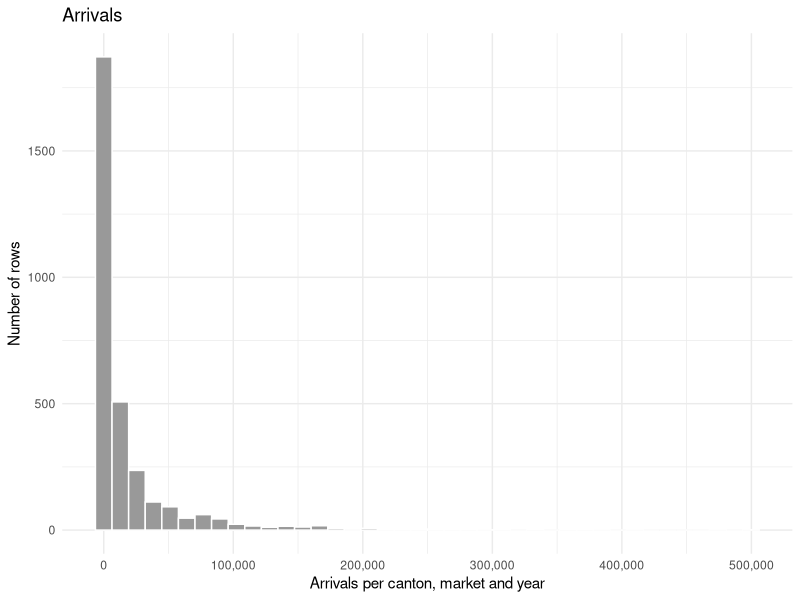
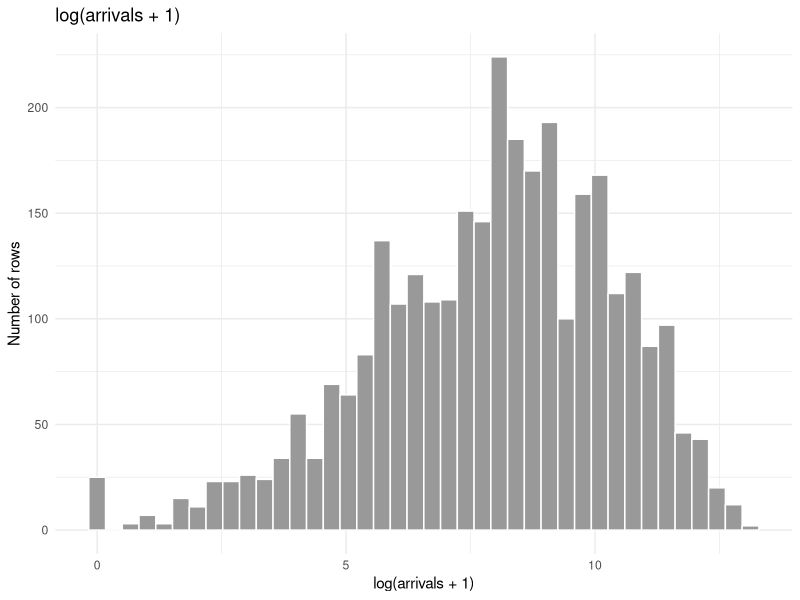
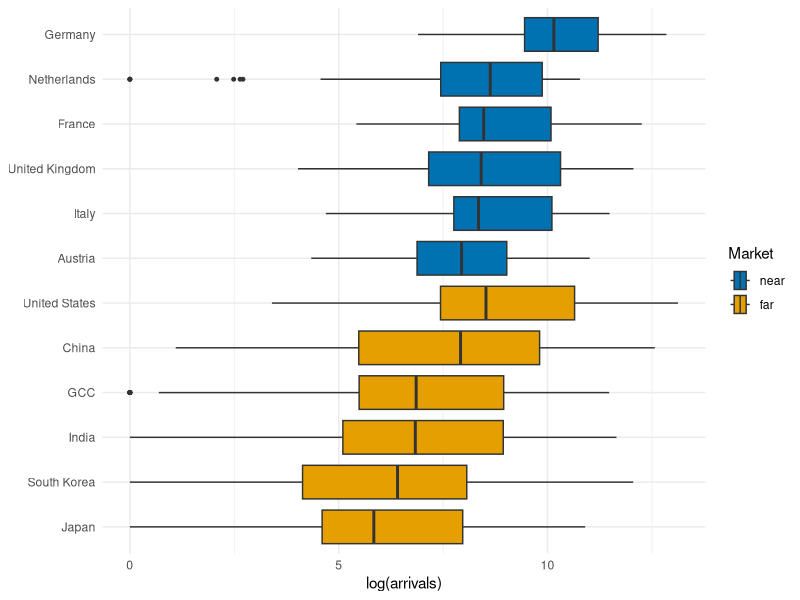
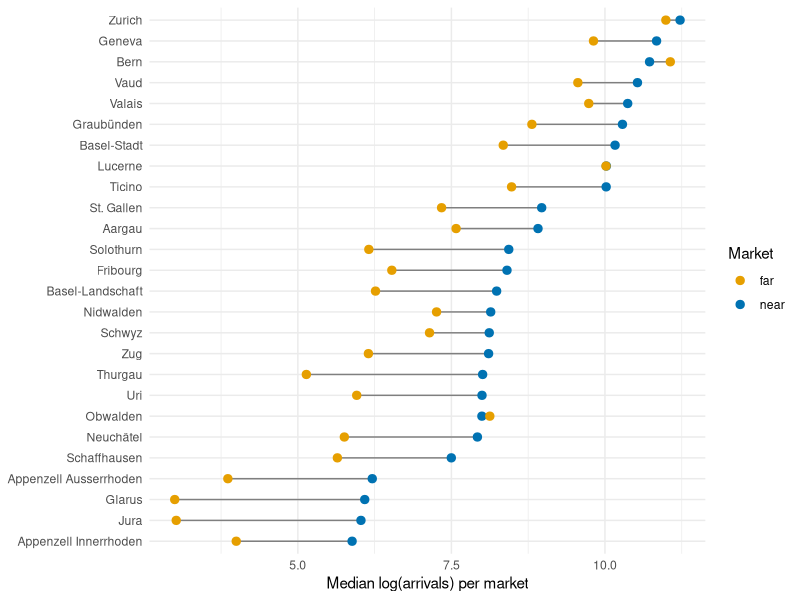
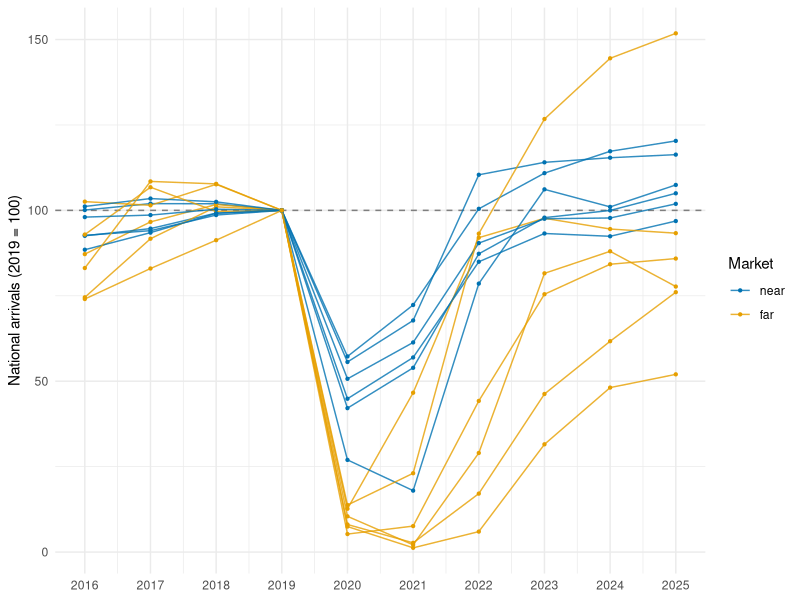
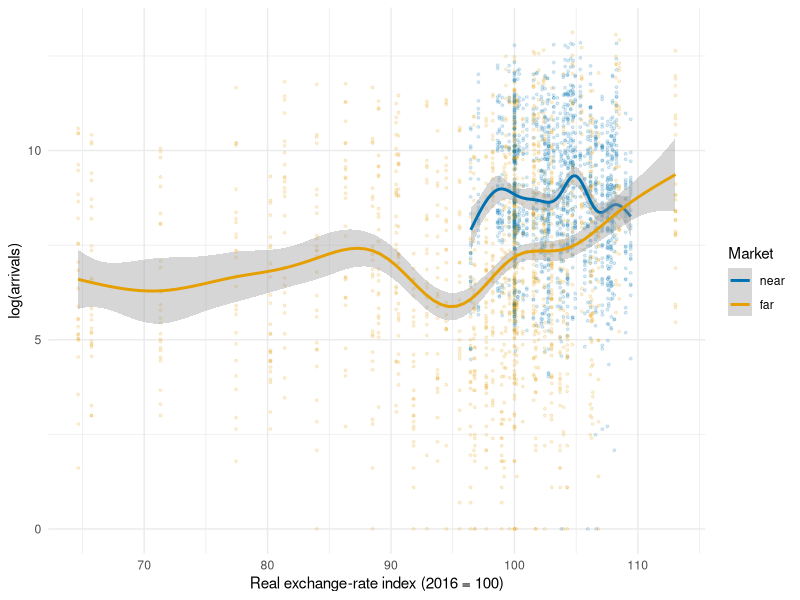
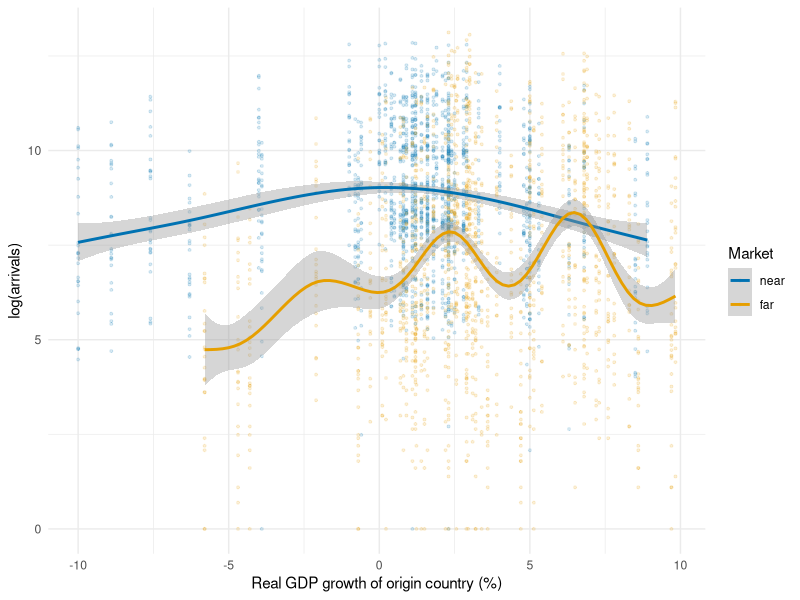
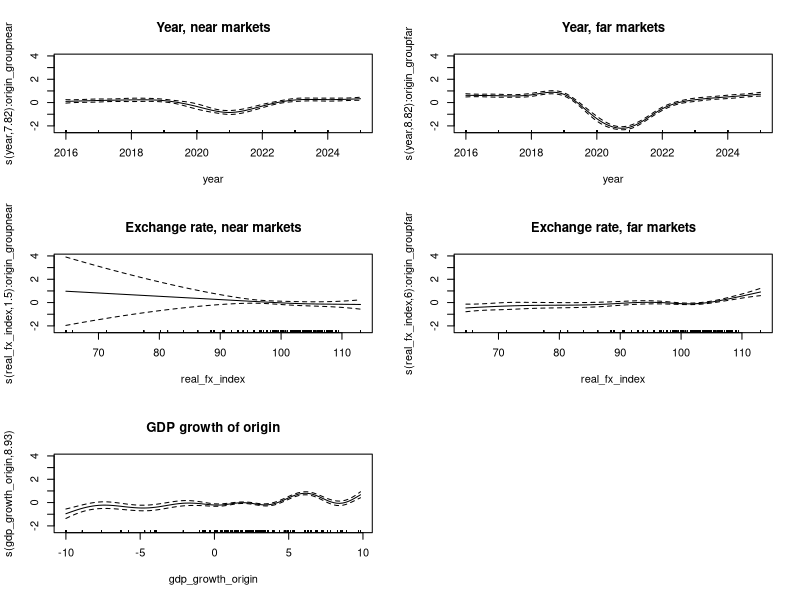

The R source for these figures, in order: (Note: this script raises an error after producing the figures.)
## ---- chunk 1
knitr::opts_chunk$set(echo = FALSE, message = FALSE, warning = FALSE)

library(readr)
library(dplyr)
library(tidyr)    
library(ggplot2)
library(car)      
library(mgcv)  

theme_set(theme_minimal(base_size = 11) +
          theme(plot.caption = element_text(hjust = 0.5)))

group_cols <- c(near = "#0072B2", far = "#E69F00")
## ---- chunk 2
swiss_hotel_panel <- read_csv("data/processed/swiss_hotel_panel.csv")
## ---- chunk 3
hotel <- read_csv("data/processed/swiss_hotel_panel.csv")
hotel |> filter(is.na(arrivals)) |> select(year, canton, origin_country)
hotel <- hotel |> filter(!is.na(arrivals))
## ---- chunk 4
hotel <- hotel |>
  mutate(
    canton         = factor(canton),
    origin_country = factor(origin_country),
    origin_group   = factor(origin_group, levels = c("near", "far")),
    covid_period   = factor(covid_period, levels = c("pre", "during", "post")),
    log_arrivals   = log1p(arrivals),
    log_beds       = log(beds)
  )
## ---- chunk 5
ggplot(hotel, aes(arrivals)) +
  geom_histogram(bins = 40, fill = "grey60", colour = "white") +
  scale_x_continuous(labels = scales::comma) +
  labs(title = "Arrivals", x = "Arrivals per canton, market and year", y = "Number of rows")

ggplot(hotel, aes(log_arrivals)) +
  geom_histogram(bins = 40, fill = "grey60", colour = "white") +
  labs(title = "log(arrivals + 1)", x = "log(arrivals + 1)", y = "Number of rows")
## ---- chunk 6
country_order <- hotel |>
  group_by(origin_group, origin_country) |>
  summarise(med = median(log_arrivals), .groups = "drop") |>
  arrange(desc(origin_group), med) |>
  pull(origin_country)

hotel |>
  mutate(origin_country = factor(origin_country, levels = country_order)) |>
  ggplot(aes(log_arrivals, origin_country, fill = origin_group)) +
  geom_boxplot(outlier.size = 1) +
  scale_fill_manual(values = group_cols) +
  labs(x = "log(arrivals)", y = NULL, fill = "Market")
## ---- chunk 7
# median arrivals per canton and year for Germany (largest market)
med.germany <- median(hotel$arrivals[hotel$origin_country == "Germany"])
med.germany
## ---- chunk 8
hotel |>
  group_by(canton, origin_group) |>
  summarise(med = median(log_arrivals), .groups = "drop") |>
  pivot_wider(names_from = origin_group, values_from = med) |>
  mutate(canton = reorder(canton, near)) |>
  ggplot(aes(y = canton)) +
  geom_segment(aes(x = far, xend = near, yend = canton), colour = "grey50") +
  geom_point(aes(x = near, colour = "near"), size = 2.5) +
  geom_point(aes(x = far,  colour = "far"),  size = 2.5) +
  scale_colour_manual(values = group_cols) +
  labs(x = "Median log(arrivals) per market", y = NULL, colour = "Market")
## ---- chunk 9
national <- hotel |>
  group_by(year, origin_country, origin_group) |>
  summarise(arrivals = sum(arrivals), .groups = "drop") |>
  group_by(origin_country) |>
  mutate(index = 100 * arrivals / arrivals[year == 2019]) |>
  ungroup()

ggplot(national, aes(year, index, group = origin_country, colour = origin_group)) +
  geom_hline(yintercept = 100, linetype = 2, colour = "grey50") +
  geom_line(alpha = 0.8) +
  geom_point(size = 0.8) +
  scale_colour_manual(values = group_cols) +
  scale_x_continuous(breaks = 2016:2025) +
  labs(x = NULL, y = "National arrivals (2019 = 100)", colour = "Market")
## ---- chunk 10
ggplot(hotel, aes(real_fx_index, log_arrivals, colour = origin_group)) +
  geom_point(alpha = 0.15, size = 0.7) +
  geom_smooth(method = "gam", formula = y ~ s(x)) +
  scale_colour_manual(values = group_cols) +
  labs(x = "Real exchange-rate index (2016 = 100)", y = "log(arrivals)", colour = "Market")
## ---- chunk 11
ggplot(hotel, aes(gdp_growth_origin, log_arrivals, colour = origin_group)) +
  geom_point(alpha = 0.15, size = 0.7) +
  geom_smooth(method = "gam", formula = y ~ s(x)) +
  scale_colour_manual(values = group_cols) +
  labs(x = "Real GDP growth of origin country (%)", y = "log(arrivals)", colour = "Market")
## ---- chunk 12
lm.vif <- lm(log_arrivals ~ canton + origin_country + year + real_fx_index +
               log_beds + rel_income + gdp_growth_origin,
             data = hotel)
vif(lm.vif)
## ---- chunk 13
gam.main <- gam(log_arrivals ~ canton + origin_country +
                  s(year, k = 10) + s(real_fx_index) + s(gdp_growth_origin),
                data = hotel)
## ---- chunk 14
gam.noint <- gam(
  log_arrivals ~ canton + origin_group + origin_country +
    s(year, by = origin_group, k = 10) +
    s(real_fx_index, by = origin_group) +
    s(gdp_growth_origin),
  data = hotel
)
anova(gam.main, gam.noint, test = "F")
## ---- chunk 15
gam.int <- gam(
  log_arrivals ~ canton * origin_group + origin_country +
    s(year, by = origin_group, k = 10) +
    s(real_fx_index, by = origin_group) +
    s(gdp_growth_origin),
  data = hotel
)
anova(gam.noint, gam.int, test = "F")
## ---- chunk 16
# smooth terms only; the full summary lists ~60 canton coefficients
summary(gam.int)$s.table |> knitr::kable(digits = 3)
## ---- chunk 17
par(mfrow = c(3, 2))
plot(gam.int, select = 1, shade = TRUE, main = "Year, near markets")
plot(gam.int, select = 2, shade = TRUE, main = "Year, far markets")
plot(gam.int, select = 3, shade = TRUE, main = "Exchange rate, near markets")
plot(gam.int, select = 4, shade = TRUE, main = "Exchange rate, far markets")
plot(gam.int, select = 5, shade = TRUE, main = "GDP growth of origin")
## ---- chunk 18
par(mfrow = c(2, 2))
gam.check(gam.int)
## ---- chunk 19

set.seed(10)
n <- nrow(hotel)
rmse.gam.main  <- c()
rmse.gam.noint <- c()
rmse.gam.int   <- c()
rmse.lm.int  <- c()

for (i in 1:10) {
  # 1) prepare data: new random permutation each repetition
  inds.permuted  <- sample(1:n, replace = FALSE)
  hotel.permuted <- hotel[inds.permuted, ]
  folds <- cut(1:n, breaks = 10, labels = FALSE)

  rmse.fold.main  <- c()
  rmse.fold.noint <- c()
  rmse.fold.int   <- c()
  rmse.fold.lm    <- c()

  for (k in 1:10) {
    ind.test    <- which(folds == k)
    hotel.test  <- hotel.permuted[ind.test, ]
    hotel.train <- hotel.permuted[-ind.test, ]

    # 2) fit on train, 3) predict test, 4) compute RMSE
    fit  <- gam(formula(gam.main), data = hotel.train)
    pred <- predict(fit, newdata = hotel.test)
    rmse.fold.main[k] <- sqrt(mean((hotel.test$log_arrivals - pred)^2))

    fit  <- gam(formula(gam.noint), data = hotel.train)
    pred <- predict(fit, newdata = hotel.test)
    rmse.fold.noint[k] <- sqrt(mean((hotel.test$log_arrivals - pred)^2))

    fit  <- gam(formula(gam.int), data = hotel.train)
    pred <- predict(fit, newdata = hotel.test)
    rmse.fold.int[k] <- sqrt(mean((hotel.test$log_arrivals - pred)^2))

    fit  <- lm(formula(lm.int), data = hotel.train)
    pred <- predict(fit, newdata = hotel.test)
    rmse.fold.lm[k] <- sqrt(mean((hotel.test$log_arrivals - pred)^2))
  }

  # average over 10 folds
  rmse.gam.main[i]  <- mean(rmse.fold.main)
  rmse.gam.noint[i] <- mean(rmse.fold.noint)
  rmse.gam.int[i]   <- mean(rmse.fold.int)
  rmse.lm.int[i]    <- mean(rmse.fold.lm)
}
## ---- chunk 20
data.frame(
  model = c("GAM 1: main effects", "GAM 2: smooths by group",
               "GAM 3: + interaction (final)", "LM 2"),
  mean.RMSE = c(mean(rmse.gam.main), mean(rmse.gam.noint),
               mean(rmse.gam.int), mean(rmse.lm.int))
) |>
  knitr::kable(digits = 3, col.names = c("Model", "Mean RMSE (log scale)"))

boxplot(rmse.gam.main, rmse.gam.noint, rmse.gam.int, rmse.lm.int,
        names = c("GAM 1", "GAM 2", "GAM 3", "LM 2"),
        ylab = "Test RMSE")
## ---- chunk 21
hotel.train <- hotel[hotel$year <= 2023, ]
hotel.test  <- hotel[hotel$year >= 2024, ]

f.time <- update(formula(gam.int), . ~ . - s(year, by = origin_group, k = 10) + s(year, by = origin_group, k = 8))

fit  <- gam(f.time, data = hotel.train)
pred <- predict(fit, newdata = hotel.test)
rmse.time.gam <- sqrt(mean((hotel.test$log_arrivals - pred)^2))

fit  <- lm(formula(lm.int), data = hotel.train)
pred <- predict(fit, newdata = hotel.test)
rmse.time.lm <- sqrt(mean((hotel.test$log_arrivals - pred)^2))

data.frame(model = c("GAM 3", "LM 2"),
           RMSE  = c(rmse.time.gam, rmse.time.lm)) |>
  knitr::kable(digits = 3, caption = "Train 2016-2023, test 2024-2025: RMSE")
